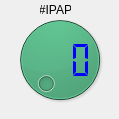
            <widget class="QWidget" name="page_3">
             <widget class="QLabel" name="labelipap">
              <property name="geometry">
               <rect>
                <x>40</x>
                <y>3</y>
                <width>31</width>
                <height>14</height>
               </rect>
              </property>
              <property name="text">
               <string>#IPAP</string>
              </property>
              <property name="alignment">
               <set>Qt::AlignCenter</set>
              </property>
             </widget>
             <widget class="QLCDNumber" name="ipaplcd">
              <property name="geometry">
               <rect>
                <x>30</x>
                <y>40</y>
                <width>64</width>
                <height>40</height>
               </rect>
              </property>
              <property name="minimumSize">
               <size>
                <width>0</width>
                <height>40</height>
               </size>
              </property>
              <property name="styleSheet">
               <string notr="true">color:blue</string>
              </property>
              <property name="frameShape">
               <enum>QFrame::NoFrame</enum>
              </property>
              <property name="digitCount">
               <number>3</number>
              </property>
              <property name="segmentStyle">
               <enum>QLCDNumber::Flat</enum>
              </property>
             </widget>
             <widget class="QDial" name="ipapdial">
              <property name="geometry">
               <rect>
                <x>10</x>
                <y>10</y>
                <width>100</width>
                <height>100</height>
               </rect>
              </property>
              <property name="minimumSize">
               <size>
                <width>100</width>
                <height>100</height>
               </size>
              </property>
              <property name="styleSheet">
               <string notr="true">background-color: rgb(20,40,30)</string>
              </property>
              <property name="minimum">
               <number>5</number>
              </property>
              <property name="maximum">
               <number>30</number>
              </property>
             </widget>
             <zorder>ipapdial</zorder>
             <zorder>labelipap</zorder>
             <zorder>ipaplcd</zorder>
            </widget>
